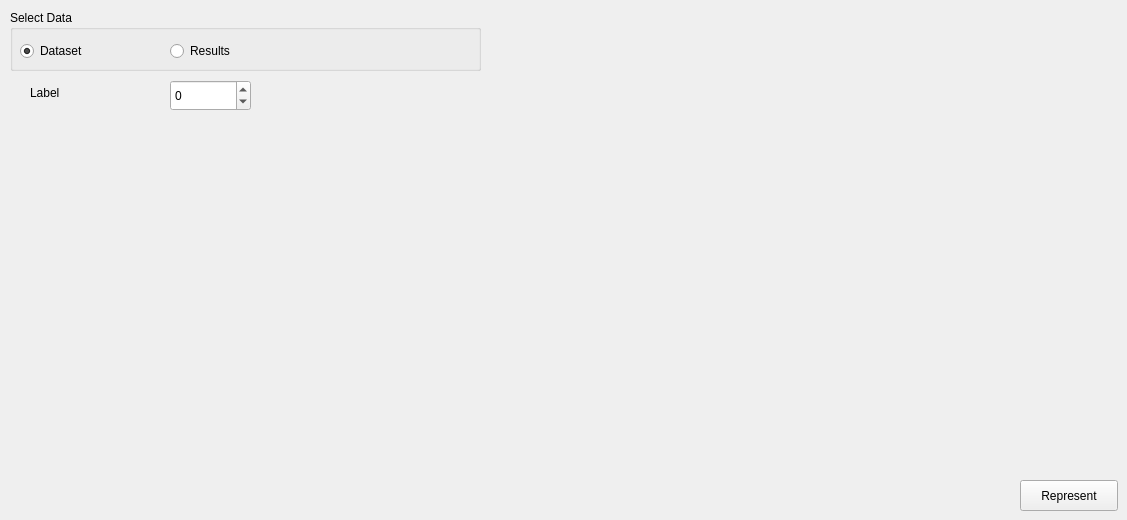
         <widget class="QWidget" name="i_plotting">
          <attribute name="title">
           <string>Plotting</string>
          </attribute>
          <widget class="QGroupBox" name="i_plotting_selectdata">
           <property name="geometry">
            <rect>
             <x>10</x>
             <y>10</y>
             <width>471</width>
             <height>61</height>
            </rect>
           </property>
           <property name="title">
            <string>Select Data</string>
           </property>
           <widget class="QRadioButton" name="i_plotting_dataset">
            <property name="geometry">
             <rect>
              <x>10</x>
              <y>30</y>
              <width>117</width>
              <height>22</height>
             </rect>
            </property>
            <property name="text">
             <string>Dataset</string>
            </property>
            <property name="checked">
             <bool>true</bool>
            </property>
           </widget>
           <widget class="QRadioButton" name="i_plotting_result">
            <property name="geometry">
             <rect>
              <x>160</x>
              <y>30</y>
              <width>117</width>
              <height>22</height>
             </rect>
            </property>
            <property name="text">
             <string>Results</string>
            </property>
           </widget>
          </widget>
          <widget class="QPushButton" name="i_represent">
           <property name="geometry">
            <rect>
             <x>1020</x>
             <y>480</y>
             <width>98</width>
             <height>31</height>
            </rect>
           </property>
           <property name="text">
            <string>Represent</string>
           </property>
          </widget>
          <widget class="QLabel" name="i_plotting_label_label">
           <property name="geometry">
            <rect>
             <x>30</x>
             <y>84</y>
             <width>66</width>
             <height>17</height>
            </rect>
           </property>
           <property name="text">
            <string>Label</string>
           </property>
          </widget>
          <widget class="QSpinBox" name="i_plotting_label">
           <property name="geometry">
            <rect>
             <x>170</x>
             <y>80</y>
             <width>81</width>
             <height>31</height>
            </rect>
           </property>
           <property name="minimum">
            <number>-1</number>
           </property>
           <property name="maximum">
            <number>9</number>
           </property>
          </widget>
         </widget>
